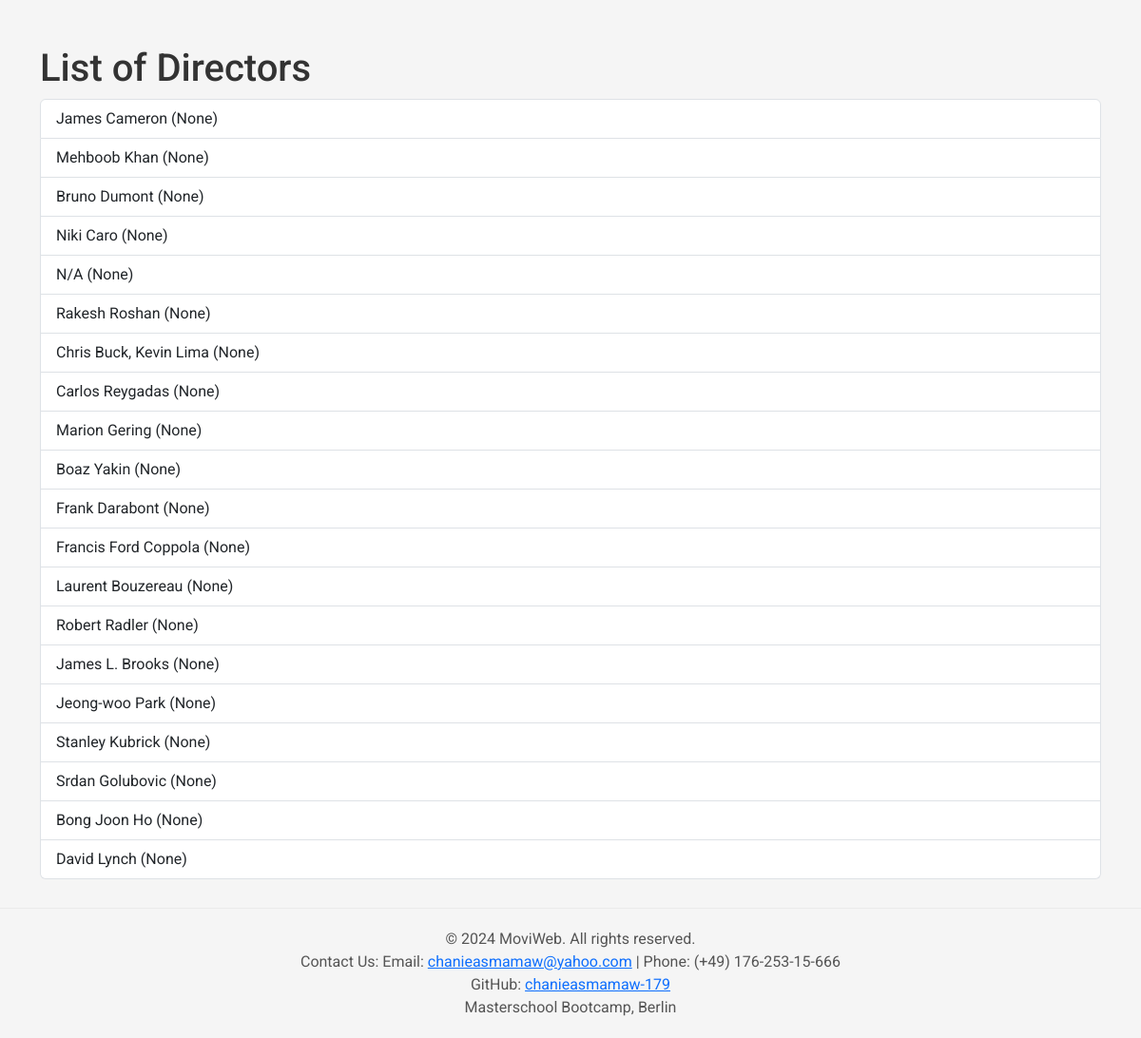
Screenshot of /list_directors with the database file from the repository.
### main.py (models this page shows, shortened)
class Director(db.Model):
    __tablename__ = 'directors'
    id = Column(Integer, primary_key=True)
    name = Column(String, nullable=False)
    birth_date = Column(String)  # Use Date type if necessary
    movies = relationship("Movie", back_populates="director")

### main.py (the view)
@app.route('/list_directors', methods=['GET'])
def list_directors():
    directors = db.session.query(Director).all()
    return render_template('list_directors.html', directors=directors)

### templates/list_directors.html (shortened to what this page needs)
<!DOCTYPE html>
<html lang="en">
<head>
    <link href="https://cdn.jsdelivr.net/npm/bootstrap@5.3.3/dist/css/bootstrap.min.css" rel="stylesheet">
</head>
<body>
    <div class="container mt-5">
        <h1>List of Directors</h1>
        {% if directors %}
            <ul class="list-group">
                {% for director in directors %}
                    <li class="list-group-item">{{ director.name }} ({{ director.birth_date }})</li>
                {% endfor %}
            </ul>
        {% else %}
            <div class="alert alert-warning" role="alert">
                No directors found. Please add some directors to the database.
            </div>
        {% endif %}
    </div>
    <footer>
        <p>© 2024 MoviWeb. All rights reserved.</p>
        <p>Contact Us: Email: <a href="mailto:chanieasmamaw@yahoo.com">chanieasmamaw@yahoo.com</a> | Phone: (+49) 176-253-15-666</p>
        <p>GitHub: <a href="https://github.com/chanieasmamaw-179">chanieasmamaw-179</a></p>
        <p>Masterschool Bootcamp, Berlin</p>
    </footer>
</body>
</html>

### templates/list_directors.html (style rules this page uses)
body { font-family: 'Roboto', sans-serif; background-color: #f5f5f5; color: #333; }
footer { text-align: center; padding: 20px 0; background-color: #f5f5f5; border-top: 1px solid #eaeaea; margin-top: 30px; }
footer p { margin: 0; color: #555; }

### rows the page displays
Director: name "James Cameron", birth_date "None"
Director: name "Mehboob Khan", birth_date "None"
Director: name "Bruno Dumont", birth_date "None"
Director: name "Niki Caro", birth_date "None"
Director: name "N/A", birth_date "None"
Director: name "Rakesh Roshan", birth_date "None"
Director: name "Chris Buck, Kevin Lima", birth_date "None"
Director: name "Carlos Reygadas", birth_date "None"
Director: name "Marion Gering", birth_date "None"
Director: name "Boaz Yakin", birth_date "None"
Director: name "Frank Darabont", birth_date "None"
Director: name "Francis Ford Coppola", birth_date "None"
Director: name "Laurent Bouzereau", birth_date "None"
Director: name "Robert Radler", birth_date "None"
Director: name "James L. Brooks", birth_date "None"
Director: name "Jeong-woo Park", birth_date "None"
Director: name "Stanley Kubrick", birth_date "None"
Director: name "Srdan Golubovic", birth_date "None"
Director: name "Bong Joon Ho", birth_date "None"
Director: name "David Lynch", birth_date "None"
